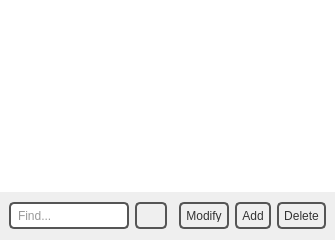
           <widget class="QWidget" name="database">
            <layout class="QVBoxLayout" name="verticalLayout_3">
             <property name="spacing">
              <number>0</number>
             </property>
             <property name="leftMargin">
              <number>0</number>
             </property>
             <property name="topMargin">
              <number>0</number>
             </property>
             <property name="rightMargin">
              <number>0</number>
             </property>
             <property name="bottomMargin">
              <number>0</number>
             </property>
             <item>
              <widget class="QTableView" name="tableView">
               <property name="styleSheet">
                <string notr="true">background-color: rgb(255, 255, 255);</string>
               </property>
               <property name="frameShape">
                <enum>QFrame::NoFrame</enum>
               </property>
              </widget>
             </item>
             <item>
              <widget class="QFrame" name="frame_5">
               <property name="minimumSize">
                <size>
                 <width>0</width>
                 <height>48</height>
                </size>
               </property>
               <property name="styleSheet">
                <string notr="true">QPushButton {
color: #333;
border: 2px solid #555;
border-radius: 5px;
padding: 5px;
background: qradialgradient(cx: 0.3, cy: -0.4,
fx: 0.3, fy: -0.4,
radius: 1.35, stop: 0 #fff, stop: 1 #888);
}

QPushButton:hover {
background: qradialgradient(cx: 0.3, cy: -0.4,
fx: 0.3, fy: -0.4,
radius: 1.35, stop: 0 #fff, stop: 1 #bbb);
}

QPushButton:pressed {
background: qradialgradient(cx: 0.4, cy: -0.1,
fx: 0.4, fy: -0.1,
radius: 1.35, stop: 0 #fff, stop: 1 #ddd);
}

#frame_5 {
border: none;
background: qlineargradient(x1: 0, y1: 0, x2: 0, y2: 1,
stop: 0.08 #7a7a7a,
stop: 0.39999 #717171, stop: 0.4 #626262,
stop: 0.9 #4c4c4c, stop: 1 #333333);
}

QComboBox {
color: #333;
border: 2px solid #555;
border-radius: 5px;
padding: 5px;
background: qradialgradient(cx: 0.3, cy: -0.4,
fx: 0.3, fy: -0.4,
radius: 1.35, stop: 0 #fff, stop: 1 #888);
min-width: 80px;
}

QComboBox::drop-down {
	subcontrol-origin: padding;
	subcontrol-position: top right;
	width: 25px;
 
	border-top-right-radius: 3px;
	border-bottom-right-radius: 3px;
}

QComboBox::down-arrow {
	image: url(:/images/cmbbox_arrow.png);
}

QComboBox:hover {
background: qradialgradient(cx: 0.3, cy: -0.4,
fx: 0.3, fy: -0.4,
radius: 1.35, stop: 0 #fff, stop: 1 #bbb);
}

QComboBox:pressed {
background: qradialgradient(cx: 0.4, cy: -0.1,
fx: 0.4, fy: -0.1,
radius: 1.35, stop: 0 #fff, stop: 1 #ddd);
}

QLineEdit {
color: #333;
border: 2px solid #555;
border-radius: 5px;
padding: 5px;
background: qradialgradient(cx: 0.3, cy: -0.4,
fx: 0.3, fy: -0.4,
radius: 1.35, stop: 0 #eee, stop: 1 #ddd);
min-width: 80px;
}

QLineEdit:hover {
background-color: rgb(255, 255, 255);
}

QLineEdit:pressed {
background: qradialgradient(cx: 0.4, cy: -0.1,
fx: 0.4, fy: -0.1,
radius: 1.35, stop: 0 #fff, stop: 1 #ddd);
}
</string>
               </property>
               <property name="frameShape">
                <enum>QFrame::NoFrame</enum>
               </property>
               <property name="frameShadow">
                <enum>QFrame::Raised</enum>
               </property>
               <layout class="QHBoxLayout" name="horizontalLayout_2">
                <property name="spacing">
                 <number>6</number>
                </property>
                <property name="leftMargin">
                 <number>9</number>
                </property>
                <property name="topMargin">
                 <number>0</number>
                </property>
                <property name="rightMargin">
                 <number>9</number>
                </property>
                <property name="bottomMargin">
                 <number>0</number>
                </property>
                <item>
                 <widget class="QLineEdit" name="lineEdit">
                  <property name="sizePolicy">
                   <sizepolicy hsizetype="Expanding" vsizetype="Maximum">
                    <horstretch>0</horstretch>
                    <verstretch>0</verstretch>
                   </sizepolicy>
                  </property>
                  <property name="minimumSize">
                   <size>
                    <width>94</width>
                    <height>27</height>
                   </size>
                  </property>
                  <property name="maximumSize">
                   <size>
                    <width>175</width>
                    <height>27</height>
                   </size>
                  </property>
                  <property name="placeholderText">
                   <string>Find...</string>
                  </property>
                 </widget>
                </item>
                <item>
                 <widget class="QPushButton" name="pushSearch">
                  <property name="sizePolicy">
                   <sizepolicy hsizetype="Fixed" vsizetype="Fixed">
                    <horstretch>0</horstretch>
                    <verstretch>0</verstretch>
                   </sizepolicy>
                  </property>
                  <property name="minimumSize">
                   <size>
                    <width>0</width>
                    <height>27</height>
                   </size>
                  </property>
                  <property name="maximumSize">
                   <size>
                    <width>32</width>
                    <height>27</height>
                   </size>
                  </property>
                  <property name="text">
                   <string/>
                  </property>
                  <property name="icon">
                   <iconset resource="pms_resources.qrc">
                    <normaloff>:/images/find_icon.png</normaloff>:/images/find_icon.png</iconset>
                  </property>
                  <property name="iconSize">
                   <size>
                    <width>24</width>
                    <height>24</height>
                   </size>
                  </property>
                  <property name="flat">
                   <bool>false</bool>
                  </property>
                 </widget>
                </item>
                <item>
                 <widget class="QFrame" name="frame_6">
                  <property name="styleSheet">
                   <string notr="true">border: none;
background: qlineargradient(x1: 0, y1: 0, x2: 0, y2: 1,
stop: 0.08 #7f7f7f,
stop: 0.39999 #717171, stop: 0.4 #626262,
stop: 0.9 #4c4c4c, stop: 1 #333333);
</string>
                  </property>
                  <property name="frameShape">
                   <enum>QFrame::NoFrame</enum>
                  </property>
                  <property name="frameShadow">
                   <enum>QFrame::Raised</enum>
                  </property>
                 </widget>
                </item>
                <item>
                 <widget class="QPushButton" name="pushButton_3">
                  <property name="minimumSize">
                   <size>
                    <width>0</width>
                    <height>0</height>
                   </size>
                  </property>
                  <property name="maximumSize">
                   <size>
                    <width>85</width>
                    <height>27</height>
                   </size>
                  </property>
                  <property name="text">
                   <string>Modify</string>
                  </property>
                  <property name="icon">
                   <iconset resource="pms_resources.qrc">
                    <normaloff>:/images/modify.png</normaloff>:/images/modify.png</iconset>
                  </property>
                  <property name="iconSize">
                   <size>
                    <width>24</width>
                    <height>24</height>
                   </size>
                  </property>
                 </widget>
                </item>
                <item>
                 <widget class="QPushButton" name="pushButton_2">
                  <property name="minimumSize">
                   <size>
                    <width>0</width>
                    <height>0</height>
                   </size>
                  </property>
                  <property name="maximumSize">
                   <size>
                    <width>85</width>
                    <height>27</height>
                   </size>
                  </property>
                  <property name="text">
                   <string>Add</string>
                  </property>
                  <property name="icon">
                   <iconset resource="pms_resources.qrc">
                    <normaloff>:/images/add_new.png</normaloff>:/images/add_new.png</iconset>
                  </property>
                  <property name="iconSize">
                   <size>
                    <width>24</width>
                    <height>24</height>
                   </size>
                  </property>
                 </widget>
                </item>
                <item>
                 <widget class="QPushButton" name="pushButton">
                  <property name="minimumSize">
                   <size>
                    <width>0</width>
                    <height>0</height>
                   </size>
                  </property>
                  <property name="maximumSize">
                   <size>
                    <width>85</width>
                    <height>27</height>
                   </size>
                  </property>
                  <property name="styleSheet">
                   <string notr="true"/>
                  </property>
                  <property name="text">
                   <string>Delete</string>
                  </property>
                  <property name="icon">
                   <iconset resource="pms_resources.qrc">
                    <normaloff>:/images/delete.png</normaloff>:/images/delete.png</iconset>
                  </property>
                  <property name="iconSize">
                   <size>
                    <width>24</width>
                    <height>24</height>
                   </size>
                  </property>
                 </widget>
                </item>
               </layout>
              </widget>
             </item>
            </layout>
           </widget>
